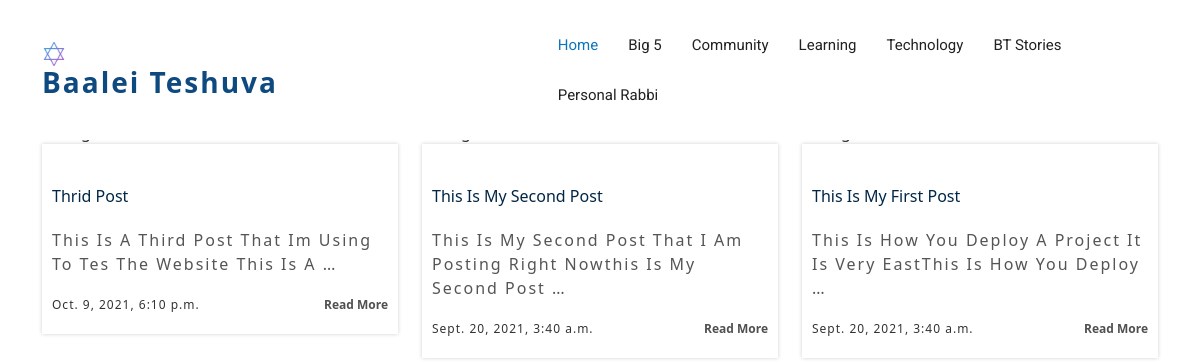
Screenshot of /btstories/btone/ with the database file from the repository.
### baaleit/models.py (models this page shows, shortened)
class BTOnePost(models.Model):
  img = models.ImageField(upload_to='pics/', default="C:\DjangoStuff\baaleiteshuva\baaleit\static\assets\img\reading.png")
  title = models.CharField(max_length=100)
  body = models.CharField(max_length=1000000)
  created_at = models.DateTimeField(default=datetime.now, blank=True)
  class Meta:
      verbose_name_plural = 'BT One Posts'

### baaleit/views.py (the view)
# urls.py: path('btstories/btone/', views.btone, name='btone'),
def btone(request):
  posts = BTOnePost.objects.all()
  return render(request, 'btone.html', {'posts': posts})

### baaleit/templates/btone.html
{% extends 'base.html' %}
{% load static %}
{% block content %}
<section id="blog" class="padd-sectio">
      <div class="container" data-aos="fade-up">
        <div class="section-title text-center">
          <h2>Latest posts</h2>
        </div>
        <div class="row" data-aos="fade-up" data-aos-delay="100">
          {% for post in posts reversed %}
          <div class="col-md-6 col-lg-4">
            <div class="block-blog text-left">
              <a><img src="{{post.img.url}}" alt="img"></a>
              <div class="content-blog">
                <h4>
                  <h4>{{post.title}}</h4>
                  <h4><a>{{ post.body|truncatewords:15 }}</a></h4>
                </h4>
                <span>{{post.created_at}}</span>
                <a class="float-end readmore" href="./onepost/{{post.id}}">read more</a>
              </div>
            </div>
          </div>
          {% endfor %}
        </div>
      </div>
</section>
{% endblock %}

### baaleit/static/assets/css/style.css (style rules this page uses)
body { background-color: #fff; color: #333; padding-top: 44px; }
h1, h2, h3, h4, h5, h6 { margin: 0; }
h2 { color: #012646; font-weight: 600; }
h4 { color: #012646; font-size: 13px; font-weight: 700; letter-spacing: 2px; text-transform: uppercase; line-height: 2; }
a { letter-spacing: 2px; text-decoration: none; color: #012646; }
span { letter-spacing: 1px; }
section { overflow: hidden; }
.section-title { margin-bottom: 0px; }
.section-title h2 { font-family: "Roboto", sans-serif; font-size: 45px; font-weight: 100; letter-spacing: 2px; margin-bottom: 20px; text-transform: capitalize; }
#blog .block-blog { margin-bottom: 30px; }
#blog .block-blog .content-blog { box-shadow: 0 0 0 0 rgba(0, 0, 0, 0.2), 0 0 4px 0 rgba(0, 0, 0, 0.19); display: inline-block; min-height: 125px; padding: 20px 10px; width: 100%; }
#blog .block-blog .content-blog h4 { line-height: 24px; margin-bottom: 20px; text-transform: capitalize; font-weight: normal; letter-spacing: 0; font-size: 16px; }
#blog .block-blog .content-blog h4 a { color: #555; text-decoration: none; transition: 0.3s; }
#blog .block-blog .content-blog > span { float: left; font-size: 12px; }
#blog .block-blog .content-blog a.readmore { color: #505050; font-size: 12px; font-weight: 600; text-decoration: none; transition: 0.3s; letter-spacing: 0; text-transform: capitalize; }

### rows the page displays
BTOnePost: title "Thrid Post", body "This Is A Third Post That Im Using To Tes The Website This Is A …", created_at "Oct. 9, 2021, 6:10 p.m."
BTOnePost: title "This Is My Second Post", body "This Is My Second Post That I Am Posting Right Nowthis Is My Second Post …", created_at "Sept. 20, 2021, 3:40 a.m."
BTOnePost: title "This Is My First Post", body "This Is How You Deploy A Project It Is Very EastThis Is How You Deploy …", created_at "Sept. 20, 2021, 3:40 a.m."
